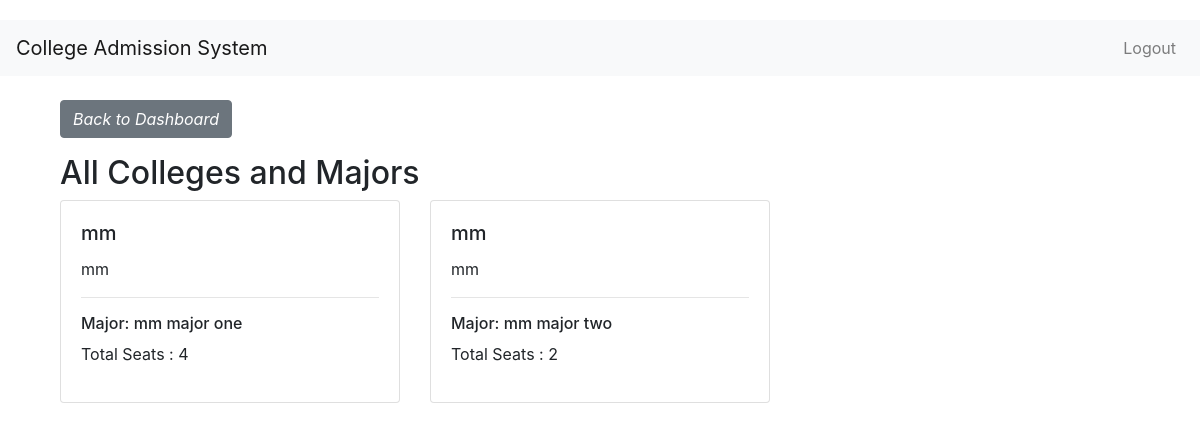
/view_colleges (signed in), run on the app's committed database.
### controllers/model.py (models this page shows, shortened)
class College(db.Model):
    __tablename__ = 'colleges'
    id = db.Column(db.Integer, db.ForeignKey('users.id'), primary_key=True)
    name = db.Column(db.String(50), nullable=False)
    experience = db.Column(db.Integer, nullable=False)
    description = db.Column(db.Text)

class Major(db.Model):
    __tablename__= 'majors'
    id = db.Column(db.Integer, primary_key=True, autoincrement=True)
    college_id = db.Column(db.Integer, db.ForeignKey('colleges.id'), nullable=False)
    name = db.Column(db.String(50), nullable=False)
    seat_count = db.Column(db.Integer, nullable=False, default=0)
    alloted_seat_count = db.Column(db.Integer, nullable=False, default=0)
    college = db.relationship('College', backref=db.backref('majors', cascade='all, delete-orphan'))

### controllers/routes.py (the view)
@main.route('/view_colleges', methods=['GET'])
def view_colleges():
    user=session['user_id']
    cur=User.query.filter_by(id=user).first()
    colleges = College.query.options(db.joinedload(College.majors)).all()  # Fetch all colleges with their majors
    return render_template('view_colleges.html', colleges=colleges, user=cur)

### templates/view_colleges.html (shortened to what this page needs)
{% extends "base.html" %}
{% block content %}
<div class="container mt-4">
     {%if user.role=='STUDENT' %}
    <a href="{{ url_for('main.student_dashboard') }}" class="btn btn-secondary mb-3">Back to Dashboard</a>
    {%elif user.role=='ADMIN'%}
    <a href="{{ url_for('main.admin_dashboard') }}" class="btn btn-secondary mb-3">Back to Dashboard</a>
    {%endif%}
    <h2>All Colleges and Majors</h2>
    <div class="row">
        {% for college in colleges %}
            {% for major in college.majors %}
                <div class="col-md-4 mb-3">
                    <div class="card">
                        <div class="card-body">
                            <h5 class="card-title">{{ college.name }}</h5>
                            <p class="card-text">{{ college.description }}</p>
                            <hr>
                            <h6>Major: {{ major.name }}</h6>
                            <p>Total Seats : {{ major.seat_count }}</p>
                        </div>
                    </div>
                </div>
            {% endfor %}
        {% endfor %}
    </div>
</div>
{% endblock %}

### static/style.css (style rules this page uses)
.btn { padding: 10px 40px; background-color: #236B8E; color: #FFFFFF; font-style: oblique; font-weight: bold; border-radius: 10px; }
::placeholder { color: #FFFFFF; opacity: 1; font-style: oblique; font-weight: bold; }
body { padding-top: 20px; }

### data on the page
College: name "mm", description "mm"
Major: name "mm major one", seat_count "4"
Major: name "mm major two", seat_count "2"
